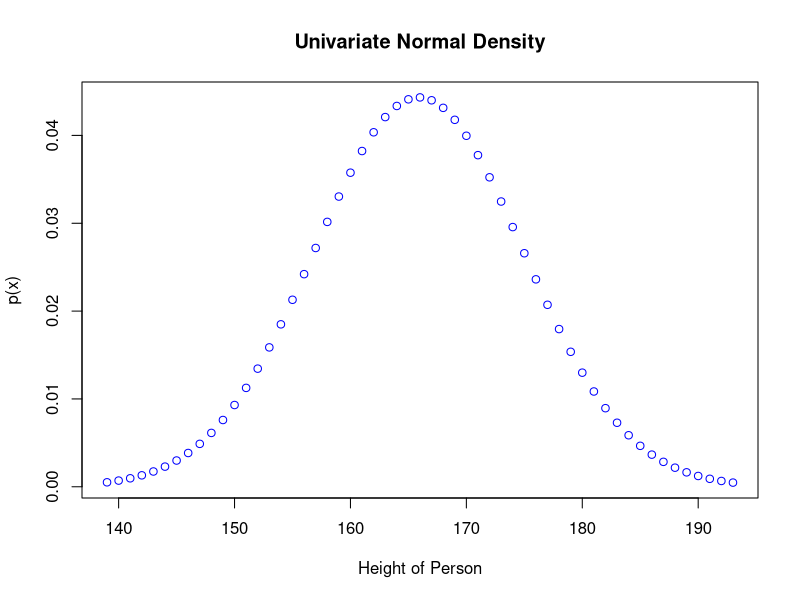

Write R code to recreate this figure. (Note: this script raises an error after producing the figure.)
uvtrain <- function(hdata) 
{ 
  xv=vector(mode="numeric", length=0) 
  pv=vector(mode="numeric", length=0) 
  hmin = min(hdata)-15
  hmax = max(hdata)+15 
  m = mean(hdata); 
  v = var(hdata); 
  cat("Mean of Height", m ,"\n") 
  cat("Variance of Height",v) 
  for(x in hmin:hmax) 
  { 
    r = (x-m)^2/v 
    p = (1/(sqrt(2*pi*v)))*exp(-0.5*r); 
    xv <- c(xv, x) 
    pv <- c(pv, p) 
  } 
  plot(xv,pv,xlab="Height of Person",ylab="p(x)",main="Univariate Normal Density",col = "blue") 
  return(list(m,v)) 
}
uvtest <- function(m,v,ht) 
{ 
  r = (ht-m)^2/v 
  pt = (1/(sqrt(2*pi*v)))*exp(-0.5*r) 
  if (pt >= 0.00005) 
    print("The given height of person is an adult") 
  else 
    print("The given height of person is not an adult") 
}
hdata <- c(165, 170, 160, 154, 175, 155, 167, 177, 158, 178) 
mv = uvtrain(hdata)
ht = as.numeric(readline(prompt ='Enter the height of person =')) 
m = as.numeric(mv[1]) 
v = as.numeric(mv[2]) 
uvtest(m,v,ht)
